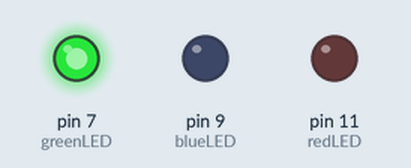
A sketch run on a simulated Arduino Uno, built with avr-gcc and run on an emulated ATmega328P. On the bench: output pins drawn as LEDs (lit = HIGH).

Above: at 0.5 s.
At 2.2 s:
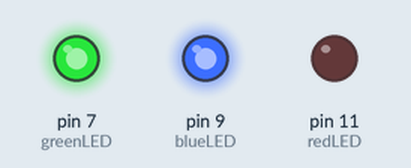
At 4.5 s:
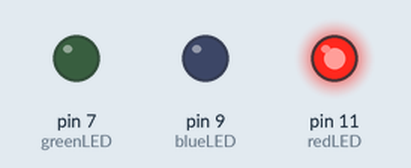
At 5.5 s:
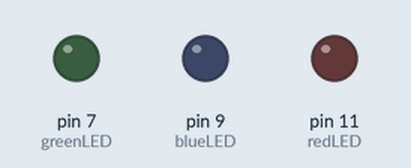
Timing chart, 0 to 7.8 s (numbered marks = the images above):
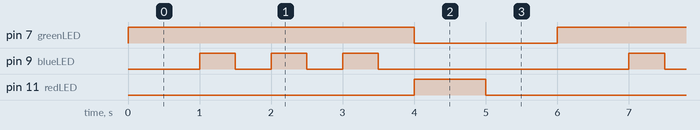

Measured:
- by itself, pin 7 (greenLED): alternates HIGH for 4.0 s and LOW for 2.0 s
- by itself, pin 9 (blueLED): repeats every 6.0 s: 2 × (LOW 0.50 s, HIGH 0.50 s), LOW 3.5 s, HIGH 0.50 s
- by itself, pin 11 (redLED): alternates HIGH for 1.0 s and LOW for 5.0 s

The sketch:

editing_components1.ino
```cpp
 // the green LED is connected to Pin 2 of the Arduino
 int greenLED = 7; // تعيين رقم المنفذ الذي يتم توصيل المصباح الأخضر به
 int blueLED = 9; // تعيين رقم المنفذ الذي يتم توصيل المصباح الأصفر به
 int redLED =  11; // تعيين رقم المنفذ الذي يتم توصيل المصباح الأحمر به

void setup() {
  pinMode(greenLED, OUTPUT);
  pinMode(blueLED, OUTPUT);
  pinMode(redLED, OUTPUT);
}

void loop() {
  // عرض الأضواء الخضراء
  digitalWrite(greenLED, HIGH);
  delay(1000);


  // عرض الأضواء الصفراء التومض
  for (int i = 0; i < 3; i++) {
    digitalWrite(blueLED, HIGH);
    delay(500);
    digitalWrite(blueLED, LOW);
    delay(500);
  }

    // إيقاف عرض الأضواء الخضراء
  digitalWrite(greenLED, LOW);


  // عرض الأضواء الحمراء
  digitalWrite(redLED, HIGH);
  delay(1000);

  // إعادة الدورة
  digitalWrite(redLED, LOW);

  // تأخير قبل بدء الدورة التالية
  delay(1000);
}
```
